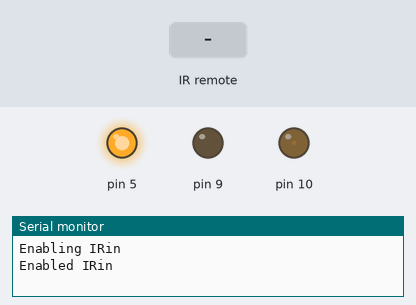
This sketch was run on a simulated Arduino Uno, built with avr-gcc and run on an emulated ATmega328P. On the bench: output pins drawn as LEDs (lit = HIGH), the last lines printed to the serial monitor. The inputs (shaded band) are chosen by the test bench.

Above: at 1.8 s.
1.9 s: infrared code 0x837 received
At 3.2 s:
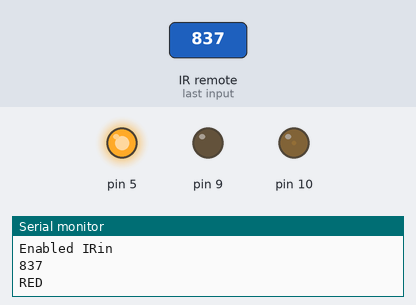
3.5 s: infrared code 0x80E received
At 4.3 s:
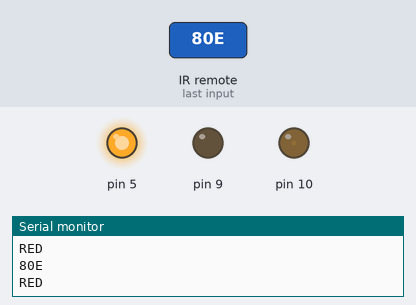
5.0 s: infrared code 0x816 received
At 5.4 s:
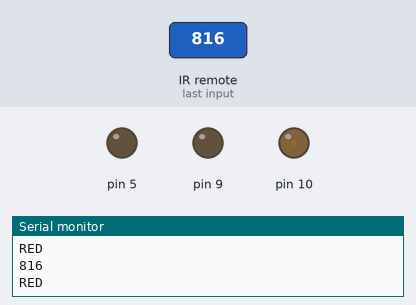
Timing chart, 0 to 8.0 s (numbered marks = the images above; inputs shaded):
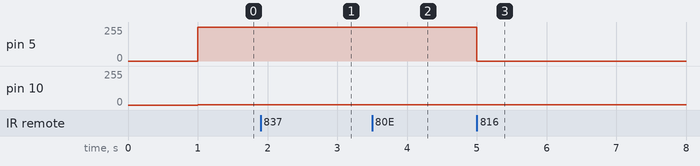

Measured:
- after the input at 1.9 s, pin 10: goes on until 2.0 s, then stays 2/255
- after the input at 3.5 s, pin 5: 255/255 → 253/255 at once
- after the input at 5.0 s, pin 5: 253/255 → 0/255 at once

The sketch:

controling_led_strip.ino
```cpp
#include <IRremote.h>

int RECV_PIN = 8;

IRrecv irrecv(RECV_PIN);
decode_results results;

int red=255,blue=0,green=0;
int value,led_output=0;

void setup() {
  Serial.begin(9600);
  pinMode(5, OUTPUT);//R
  pinMode(9, OUTPUT);//G
  pinMode(10, OUTPUT);//B

  Serial.println("Enabling IRin");
  irrecv.enableIRIn(); // Start the receiver
  Serial.println("Enabled IRin");

}
//12V light turn off
//0V light turn on
//------------- CODE INFO ----------
// 0x37 or 0x837 is code for red button on my TV remote controller
// 0x36 or 0x836 is code for green button on my TV remote controller
// 0x34 or 0x834 is code for blue button on my TV remote controller

// 0x23 or 0x823 is code for UP ARROW on my TV remote controller
// 0xE or 0x80E is code for DOWN ARROW on my TV remote controller
// 0x16 or 0x816 is code for ZERO (0) on my TV remote controller

// 0x32  or 0x832 is code for yellow button on my TV remote controller which turns on automaticlly changing color mode

void loop() {
  if (irrecv.decode(&results)) {
    value=results.value;
    Serial.println(results.value, HEX);
    if(results.value==0x32 ||  results.value==0x832){
      red=255;
      blue=0;
      green=0;
      led_output=0; //fading
    }
    if(results.value==0x37 ||  results.value==0x837)led_output=1; //R
    if(results.value==0x36 ||  results.value==0x836)led_output=2; //G
    if(results.value==0x34 ||  results.value==0x834)led_output=3; //B

    value=0;


     if(led_output==1){//red changing
        Serial.println("RED");
        if(results.value==0x23 ||  results.value==0x823) red+=2;
        if(results.value==0x80E ||  results.value==0xE) red-=2;
        if(results.value==0x16 ||  results.value==0x816) red=0;
        if(red<0)red=255;
        if(red>255)red=0;
     }
     if(led_output==2){//green changing
        Serial.println("GREEN");
        if(results.value==0x23 ||  results.value==0x823) green+=2;
        if(results.value==0x80E ||  results.value==0xE) green-=2;
        if(results.value==0x16 ||  results.value==0x816) green=0;
        if(green<0)green=255;
        if(green>255)green=0;
        Serial.println(green);
     }
     if(led_output==3){//blue changing
        Serial.println("BLUE");
        if(results.value==0x23 ||  results.value==0x823) blue+=2;
        if(results.value==0x80E ||  results.value==0xE) blue-=2;
        if(results.value==0x16 ||  results.value==0x816) blue=0;
        if(blue<0)blue=255;
        if(blue>255)blue=0;

     }


     irrecv.resume(); // Receive the next value

   }
   if(led_output==0){
       if(red==255&&green==0&&blue!=255)blue++;
       if(blue==255&&green==0&&red!=0)red--;
       if(red==0&&blue==255&&green!=255)green++;

       if(red==0&&green==255&&blue!=0)blue--;
       if(blue==0&&green==255&&red!=0)red++;
       if(red==255&&blue==0&&green!=0)green--;

       delay(1000);
     }
   analogWrite(5, red);//255 = 0V  0 = 12V
   analogWrite(9, green);
   analogWrite(10, blue);

}
```
